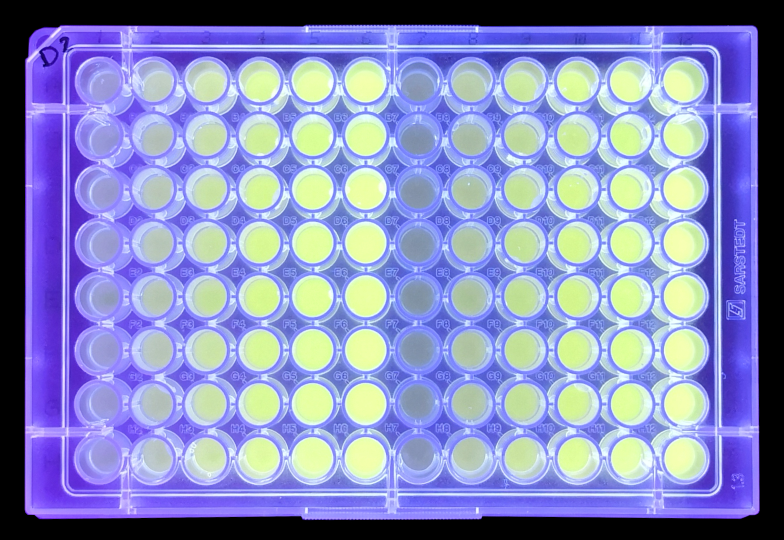
#> input picture data/raw/Cropped/aswana_cropped.jpg, 1568 x 1080 px, found by its file name (shown at 1/2 size)
$ python _1j_crop_rotate.py   (older library calls are emulated)
#> lines starting #> are read from the running program, lines starting #| are printed output that depends on the picture
# -*- coding: utf-8 -*-
"""
Created on  Nov 20 2020

Ideas

https://opencv-python-tutroals.readthedocs.io/en/latest/py_tutorials/py_feature2d/py_feature_homography/py_feature_homography.html


http://www.ens-lyon.fr/LIP/Arenaire/ERVision/camera_geometry_alignment_final.pdf


https://blog.francium.tech/feature-detection-and-matching-with-opencv-5fd2394a590

@author: modal
"""

import matplotlib.pyplot as plt
import numpy as np
import cv2
print(f"CV2 Version: {cv2.__version__}")

#%% Detector1
# [14 lines left out: function show_keypoints, not called in this run]


#%% Detector1
def calculate_keypoints(img, method, single_channel, graphics=False):
    """
    Gray or single channel input

    https://pysource.com/2018/03/21/feature-detection-sift-surf-obr-opencv-3-4-with-python-3-tutorial-25/

    """

    if single_channel=='gray':
        img_single_channel = single_channel_gray(img)

    elif single_channel=='laplacian':
        img_single_channel = compute_laplac(img)
    elif single_channel=='color':
        img_single_channel = clahe(img)
    elif single_channel=='HSV':
        img_single_channel = HSV(img)
    elif single_channel=='hog':
        img_single_channel = hog(img)
    elif single_channel=='mixed':
        img_single_channel = mixed(img)


    print(img_single_channel.shape, type(img_single_channel), img_single_channel.dtype)

    if method=='sift':
    # SIFT
        sift = cv2.SIFT_create(edgeThreshold = 21, sigma = 1.2) #edgeThreshold = 21, sigma = 1.2 #SIFT (Scale-Invariant Feature Transform)
        keypoints_sift, descriptors_sift = sift.detectAndCompute(img_single_channel, None)
        img_sift = cv2.drawKeypoints(img_single_channel, keypoints_sift, None, color=(0, 255, 0), flags=cv2.DRAW_MATCHES_FLAGS_DRAW_RICH_KEYPOINTS)
        if graphics == True:
            plt.figure(), plt.imshow(img_sift), plt.title("SIFT"), plt.show()
        return keypoints_sift, descriptors_sift

    elif method=='orb':
    # ORB
        orb = cv2.ORB_create(nfeatures=3000)
        keypoints_orb, descriptors_orb = orb.detectAndCompute(img_single_channel, None)
        img_orb = cv2.drawKeypoints(img_single_channel, keypoints_orb, None, color=(0, 255, 0), flags=0)
        if graphics == True:
            plt.figure(), plt.imshow(img_orb), plt.title("ORB"), plt.show()
        return keypoints_orb, descriptors_orb

    elif method=='fast':
    # FAST
        fast = cv2.FastFeatureDetector_create() #FAST algorithm for corner detection
        brief = cv2.xfeatures2d.BriefDescriptorExtractor_create()
        keypoints_fast = fast.detect(img_single_channel, None)
        keypoints_brief, descriptors_brief = brief.compute(img_single_channel, keypoints_fast)
        print(len(keypoints_fast), len(keypoints_brief))

        if graphics == True:
            img_fast = cv2.drawKeypoints(img_single_channel, keypoints_fast, None, color=(255, 0, 0))
            img_brief = cv2.drawKeypoints(img_single_channel, keypoints_brief, None, color=(255, 0, 0))
            plt.figure(), plt.imshow(img_fast), plt.title("Detected FAST keypoints"), plt.show()
            plt.figure(), plt.imshow(img_brief), plt.title("Detected BRIEF keypoints"), plt.show()
        return keypoints_brief, descriptors_brief

    elif method=='star':
    # STAR-BRIEF
        star = cv2.xfeatures2d.StarDetector_create() ## only feature
        brief = cv2.xfeatures2d.BriefDescriptorExtractor_create() # only descript, NO feature
        keypoints_star = star.detect(img_single_channel, None)
        keypoints_brief, descriptors_brief = brief.compute(img_single_channel, keypoints_star)
        print(len(keypoints_star), len(keypoints_brief))
        if graphics == True:
            img_star = cv2.drawKeypoints(img_single_channel, keypoints_star, None, color=(255, 0, 0))
            img_brief = cv2.drawKeypoints(img_single_channel, keypoints_brief, None, color=(255, 0, 0))
            plt.figure(), plt.imshow(img_star), plt.title("Detected STAR keypoints"), plt.show()
            plt.figure(), plt.imshow(img_brief), plt.title("Detected BRIEF keypoints"), plt.show()
        return keypoints_brief, descriptors_brief


    return 0


# [110 lines left out: functions feature_matching, extract_and_transform, draw_inliers, compute_laplac, not called in this run]

def single_channel_gray(BRG_input_image):
    gray_image = cv2.cvtColor(BRG_input_image, cv2.COLOR_BGR2GRAY)
    #gray_equlized = cv2.equalizeHist(gray_image)
    clahe = cv2.createCLAHE(clipLimit=1.0, tileGridSize=(4,3))
    gray_equlized = clahe.apply(gray_image)
    return gray_equlized

# [114 lines left out: functions clahe, HSV, mixed, hog, feture_extraction, resize_image and 3 more, not called in this run]


# %% Afer functions


# Import of the query image
path_query = '../../data/data/raw/Match/'
queryImage = cv2.imread(path_query+'aswana_cropped.jpg') #aswana_cropped_2 aswana_cropped
#> queryImage is the input picture: shape (1080, 1568, 3); mean B, G, R 188.7, 139.9, 133.9
plt.imshow(queryImage); plt.show()
# queryImage = resize_image(queryImage, 100)

# Compare features between input image and its laplacian
keypoints_query, descriptions_query = calculate_keypoints(queryImage, 'sift', 'gray', graphics=False)
#> in single_channel_gray, `gray_image = cv2.cvtColor(BRG_input_image, cv2.COLOR_BGR2GRAY)`:
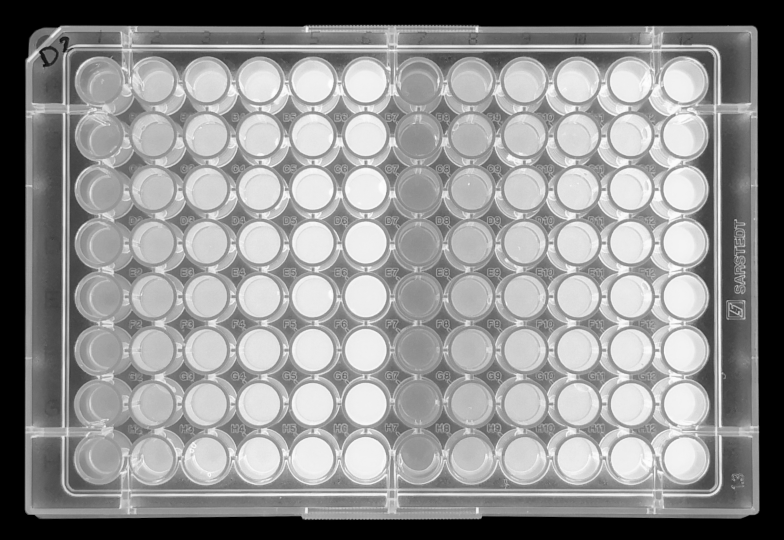
#> gray_image: shape (1080, 1568) (shown at 1/2 size); min 0, max 254, mean 143.7
#> in single_channel_gray, `gray_equlized = clahe.apply(gray_image)`:
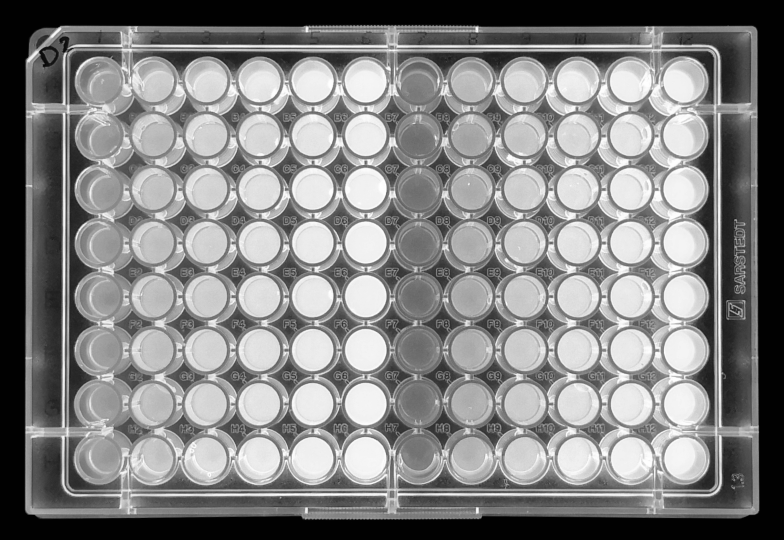
#> gray_equlized: shape (1080, 1568) (shown at 1/2 size); min 1, max 255, mean 130.1
#| (1080, 1568) <class 'numpy.ndarray'> uint8
#> in calculate_keypoints, `keypoints_sift, descriptors_sift = sift.detectAndCompute(img_single_ch..`: keypoints_sift = 22477 keypoints; strongest (x, y, size): (954, 58, 8.3), (613, 58, 8.8), (58, 120, 7.6), (1408, 647, 26.8)
#> in calculate_keypoints, `img_sift = cv2.drawKeypoints(img_single_channel, keypoints_sift, None,..`:
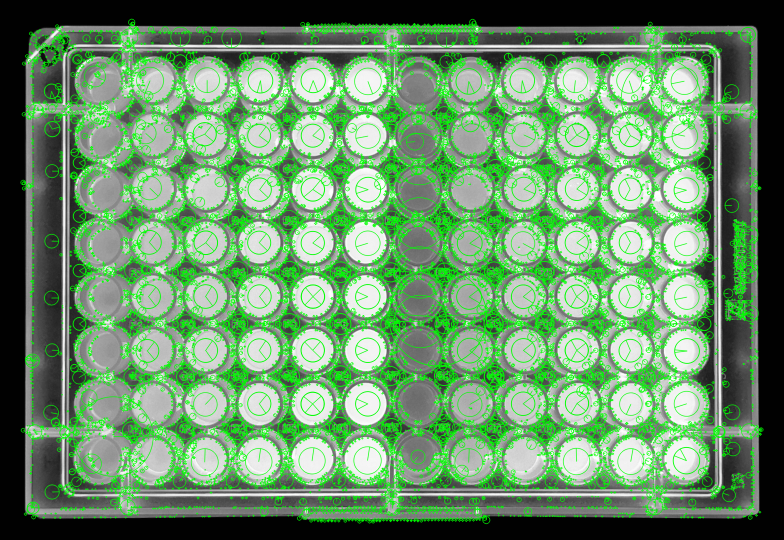
#> img_sift: shape (1080, 1568, 3) (shown at 1/2 size); mean of channels 0, 1, 2 106.3, 147, 106.3; drawn as B, G, R
#> keypoints_query has the same summary as keypoints_sift in calculate_keypoints


# Import of the train image
path_train = '../../data/data/raw/EXPERIMENTS/'  #foto_tel1  EXPERIMENTS foto_tel1

target_folder= '../../data/data/raw/EXPERIMENTS_Crp/' # EXPERIMENTS_Crp  foto_tel1_crp


# [7 lines of commented-out code are left out]


from well_plate_project.data_etl._3a_circle_detection import cropped_hough, plot_circles
from _0_plot_hists import plot_hist_bgr
from pathlib import Path
path_train = Path(path_train)
target_folder = Path(target_folder)
for jpg in path_train.glob('*.jpg'):
    print(f'Processing {jpg}', end='\n')
    trainImage = cv2.imread(str(jpg))
    corrected_img, compare_image, array_dist = crop_pipeline(queryImage, keypoints_query, descriptions_query, trainImage)

    target_filename =  jpg.stem + '_cropped' + jpg.suffix
    # target_filename =  jpg.stem + '_y_yk3_ragYlab' + jpg.suffix   #jpg.name
    #'rag_lab_b7_' +
    target_path = target_folder / target_filename
    cv2.imwrite(str(target_path), corrected_img)

    plt.figure(); plt.imshow(corrected_img); plt.show()
    print(np.sum(array_dist), np.mean(array_dist), np.std(array_dist))

    target_filename =  jpg.stem + '_cro2cmp' + jpg.suffix
    target_path = target_folder / target_filename
    cv2.imwrite(str(target_path), compare_image)


    target_filename =  jpg.stem + '_circ' + jpg.suffix
    circles = cropped_hough(corrected_img)
    circled_image = plot_circles(circles,queryImage)
    target_path = target_folder / target_filename
    cv2.imwrite(str(target_path), circled_image)


    # [4 lines of commented-out code are left out]


print("Done")
